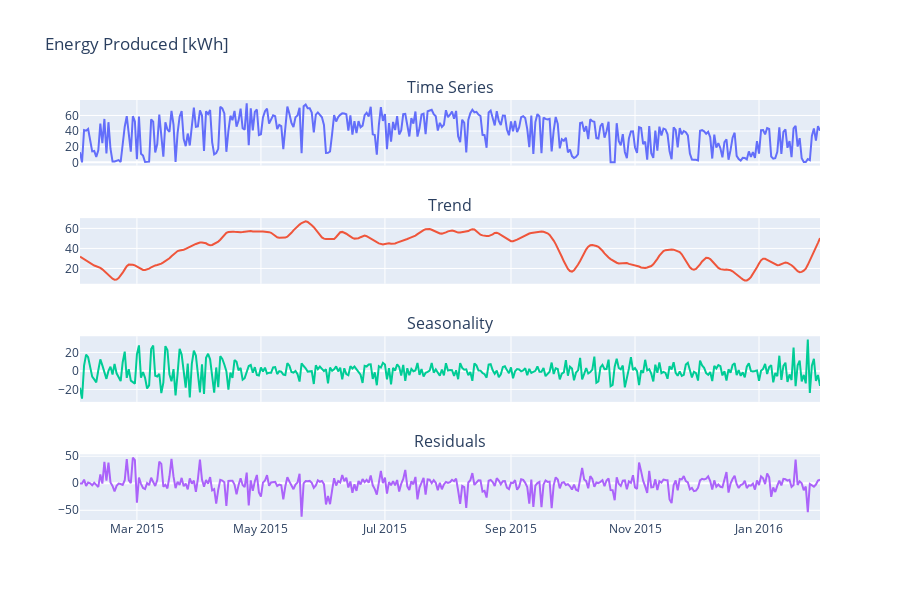

This figure's notebook cell:
### Markdown cell above
#### Visualization of the decomposition

### Code cell
import plotly.graph_objects as go
from plotly.subplots import make_subplots

names = [col_name for col_name in prod_decomp_df.columns]

fig = make_subplots(rows=4, cols=1,
                    subplot_titles=names,
                    shared_xaxes=True)

row = 1
col = 1

for component in list(prod_decomp_df.columns):
    fig.add_trace(go.Scatter(
        x=prod_decomp_df.index,
        y=prod_decomp_df[component],
    ), row=row, col=col)
    row += 1

fig.update_layout(
    showlegend=False,
    height=600,
    title="Energy Produced [kWh]"
)

# fig.update_yaxes(range=[0, 10], row=1)
# fig.update_yaxes(range=[-10, 10], row=4)
# fig.update_xaxes(range=['2015-05-01', '2015-05-30'])

fig.show()

### Figure 1 — Plotly figure (JSON) as saved in the notebook; plotly's stock layout.template omitted (floating-point values rounded to 4 significant figures; data arrays with more than 128 entries replaced by an {"elided": "..."} marker saying what was removed)
{"data": [{"x": {"elided": "365 str values"}, "y": {"elided": "365 float values"}, "type": "scatter", "xaxis": "x", "yaxis": "y"}, {"x": {"elided": "365 str values"}, "y": {"elided": "365 float values"}, "type": "scatter", "xaxis": "x2", "yaxis": "y2"}, {"x": {"elided": "365 str values"}, "y": {"elided": "365 float values"}, "type": "scatter", "xaxis": "x3", "yaxis": "y3"}, {"x": {"elided": "365 str values"}, "y": {"elided": "365 float values"}, "type": "scatter", "xaxis": "x4", "yaxis": "y4"}], "layout": {"xaxis": {"anchor": "y", "domain": [0.0, 1.0], "matches": "x4", "showticklabels": false}, "yaxis": {"anchor": "x", "domain": [0.8438, 1.0]}, "xaxis2": {"anchor": "y2", "domain": [0.0, 1.0], "matches": "x4", "showticklabels": false}, "yaxis2": {"anchor": "x2", "domain": [0.5625, 0.7188]}, "xaxis3": {"anchor": "y3", "domain": [0.0, 1.0], "matches": "x4", "showticklabels": false}, "yaxis3": {"anchor": "x3", "domain": [0.2812, 0.4375]}, "xaxis4": {"anchor": "y4", "domain": [0.0, 1.0]}, "yaxis4": {"anchor": "x4", "domain": [0.0, 0.1562]}, "annotations": [{"font": {"size": 16}, "showarrow": false, "text": "Time Series", "x": 0.5, "xanchor": "center", "xref": "paper", "y": 1.0, "yanchor": "bottom", "yref": "paper"}, {"font": {"size": 16}, "showarrow": false, "text": "Trend", "x": 0.5, "xanchor": "center", "xref": "paper", "y": 0.7188, "yanchor": "bottom", "yref": "paper"}, {"font": {"size": 16}, "showarrow": false, "text": "Seasonality", "x": 0.5, "xanchor": "center", "xref": "paper", "y": 0.4375, "yanchor": "bottom", "yref": "paper"}, {"font": {"size": 16}, "showarrow": false, "text": "Residuals", "x": 0.5, "xanchor": "center", "xref": "paper", "y": 0.1562, "yanchor": "bottom", "yref": "paper"}], "showlegend": false, "height": 600, "title": {"text": "Energy Produced [kWh]"}}}
